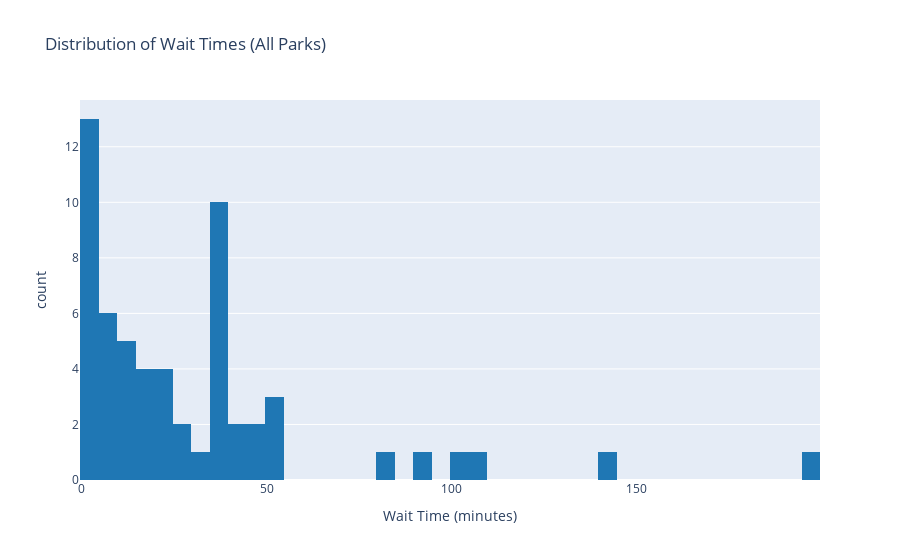

The notebook cell saved with this chart:
### Markdown cell above
## Wait Time Distribution

### Code cell
# Filter to only open rides with valid wait times
open_rides = wait_times_df[(wait_times_df['is_open'] == 1) & (wait_times_df['wait_time'].notna())].copy()

if len(open_rides) > 0:
    print(f"Records with valid wait times: {len(open_rides):,} ({len(open_rides)/len(wait_times_df)*100:.1f}%)")
    
    # Overall distribution
    fig = px.histogram(
        open_rides, 
        x='wait_time',
        nbins=50,
        title='Distribution of Wait Times (All Parks)',
        labels={'wait_time': 'Wait Time (minutes)', 'count': 'Frequency'},
        color_discrete_sequence=['#1f77b4']
    )
    fig.update_layout(showlegend=False)
    fig.show()
else:
    print("No valid wait time data yet.")

### Figure 1 — Plotly figure (JSON) as saved in the notebook; plotly's stock layout.template omitted (floating-point values rounded to 4 significant figures)
{"data": [{"bingroup": "x", "hovertemplate": "Wait Time (minutes)=%{x}<br>count=%{y}<extra></extra>", "legendgroup": "", "marker": {"color": "#1f77b4", "pattern": {"shape": ""}}, "name": "", "nbinsx": 50, "orientation": "v", "showlegend": false, "type": "histogram", "x": [5, 100, 45, 25, 35, 15, 40, 35, 10, 20, 5, 35, 50, 195, 25, 0, 10, 15, 5, 10, 0, 0, 0, 20, 40, 35, 5, 35, 35, 0, 35, 80, 35, 5, 15, 20, 0, 20, 0, 35, 35, 0, 50, 0, 10, 0, 15, 5, 50, 45, 10, 90, 0, 140, 0, 30, 105, 0], "xaxis": "x", "yaxis": "y"}], "layout": {"barmode": "relative", "legend": {"tracegroupgap": 0}, "showlegend": false, "title": {"text": "Distribution of Wait Times (All Parks)"}, "xaxis": {"anchor": "y", "domain": [0, 1], "title": {"text": "Wait Time (minutes)"}}, "yaxis": {"anchor": "x", "domain": [0, 1], "title": {"text": "count"}}}}
